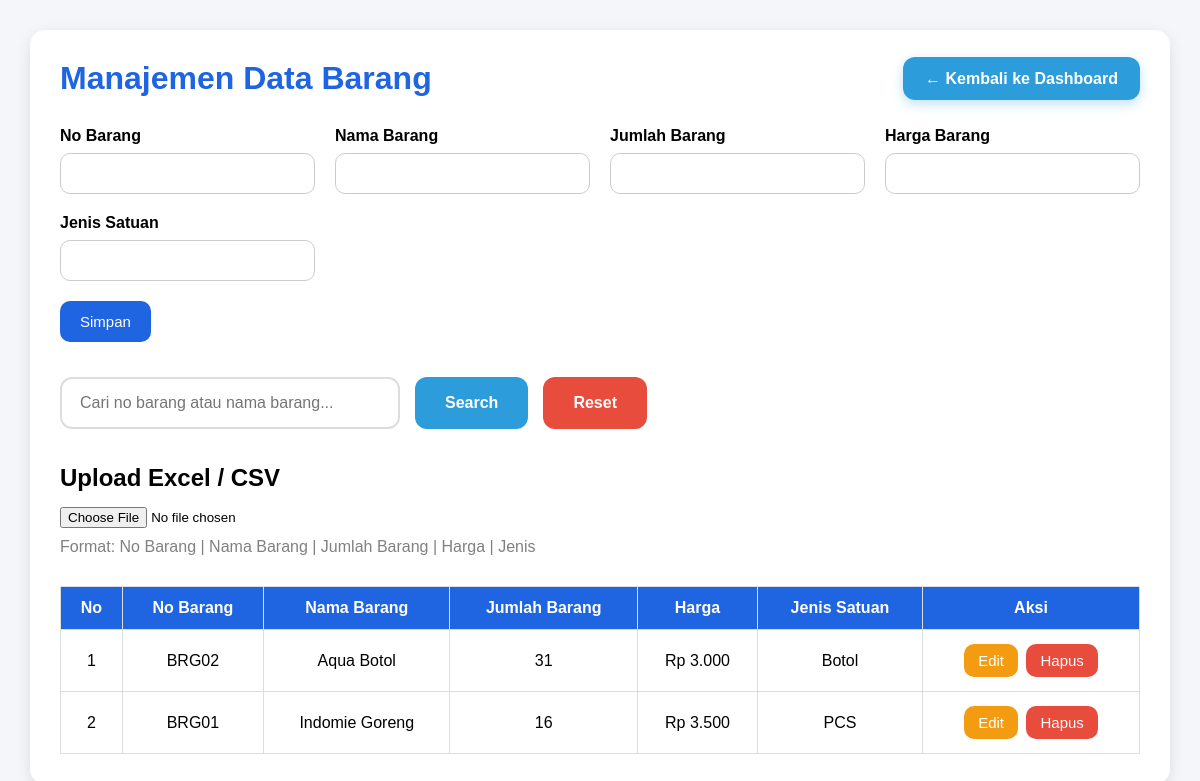
The app's page /data-barang.php with its own data.
### tables this page shows
CREATE TABLE `barang` (
  `id_barang` int(11) NOT NULL AUTO_INCREMENT PRIMARY KEY,
  `no_barang` varchar(50) NOT NULL,
  `nama_barang` varchar(100) NOT NULL,
  `jumlah_barang` int(11) NOT NULL,
  `jenis_barang` varchar(50) NOT NULL,
  `harga` int(11) NOT NULL
);

### data-barang.php (the view, shortened to what this page needs)
<?php
include 'config/koneksi.php';
$edit = null;
$search = $_GET['search'] ?? '';
?>
<!DOCTYPE html>
<html lang="id">
<head>
</head>
<body>
<div class="container">
  <div class="header-top">
    <h1>Manajemen Data Barang</h1>
    <div class="top-action">
      <a href="dashboard.php">← Kembali ke Dashboard</a>
    </div>
  </div>
  <form method="POST">
    <div class="form-grid">
      <div class="form-group">
        <label>No Barang</label>
        <input type="text" name="no_barang" required
        value="<?= $edit ? $edit['no_barang'] : ''; ?>">
      </div>
      <div class="form-group">
        <label>Nama Barang</label>
        <input type="text" name="nama_barang" required
        value="<?= $edit ? $edit['nama_barang'] : ''; ?>">
      </div>
      <div class="form-group">
        <label>Jumlah Barang</label>
        <input type="number" name="jumlah_barang" required
        value="<?= $edit ? $edit['jumlah_barang'] : ''; ?>">
      </div>
      <div class="form-group">
        <label>Harga Barang</label>
        <input type="number" name="harga" required
        value="<?= $edit ? $edit['harga'] : ''; ?>">
      </div>
      <div class="form-group">
        <label>Jenis Satuan</label>
        <input type="text" name="jenis_barang" required
        value="<?= $edit ? $edit['jenis_barang'] : ''; ?>">
      </div>
    </div>
    <?php if($edit){ ?>
      <button type="submit" name="update" class="btn-simpan">Update</button>
      <a href="data-barang.php" class="btn btn-batal">Batal</a>
    <?php }else{ ?>
      <button type="submit" name="simpan" class="btn-simpan">Simpan</button>
    <?php } ?>
  </form>
  <div class="search-box">
  <form method="GET">
    <input
      type="text"
      name="search"
      placeholder="Cari no barang atau nama barang..."
      value="<?= $search; ?>"
    >
    <button type="submit" class="btn-search">
      Search
    </button>
    <a href="data-barang.php" class="btn-reset">
      Reset
    </a>
  </form>
</div>
  <div class="upload-box">
    <h2>Upload Excel / CSV</h2>
    <input
      type="file"
      id="fileBarang"
      accept=".xlsx,.xls,.csv"
    >
    <p style="margin-top:10px;color:gray;">
      Format: No Barang | Nama Barang | Jumlah Barang | Harga | Jenis
    </p>
  </div>
  <table>
    <thead>
      <tr>
        <th>No</th>
        <th>No Barang</th>
        <th>Nama Barang</th>
        <th>Jumlah Barang</th>
        <th>Harga</th>
        <th>Jenis Satuan</th>
        <th>Aksi</th>
      </tr>
    </thead>
    <tbody>
      <?php
      $no = 1;
      $data = mysqli_query($koneksi, "
        SELECT * FROM barang
        WHERE
        no_barang LIKE '%$search%'
        OR nama_barang LIKE '%$search%'
        OR jenis_barang LIKE '%$search%'
        ORDER BY id_barang DESC
      ");
      while($row = mysqli_fetch_assoc($data)){
      ?>
      <tr>
        <td><?= $no++; ?></td>
        <td><?= $row['no_barang']; ?></td>
        <td><?= $row['nama_barang']; ?></td>
        <td><?= $row['jumlah_barang']; ?></td>
        <td>Rp <?= number_format($row['harga'],0,',','.'); ?></td>
        <td><?= $row['jenis_barang']; ?></td>
        <td>
          <a href="data-barang.php?edit=<?= $row['id_barang']; ?>" class="btn btn-edit">
            Edit
          </a>
          <a href="data-barang.php?hapus=<?= $row['id_barang']; ?>"
             class="btn btn-hapus"
             onclick="return confirm('Yakin ingin menghapus data ini?')">
            Hapus
          </a>
        </td>
      </tr>
      <?php } ?>
    </tbody>
  </table>
</div>
</body>
</html>

### data-barang.php (style rules this page uses)
* { margin:0; padding:0; box-sizing:border-box; font-family:Arial, Helvetica, sans-serif; }
body { background:#f4f6f9; padding:30px; }
.container { background:white; padding:30px; border-radius:15px; box-shadow:0 5px 15px rgba(0,0,0,0.1); }
.header-top { display:flex; justify-content:space-between; align-items:center; margin-bottom:30px; }
h1 { color:#1f64e0; }
.top-action a { text-decoration:none; background:#2d9cdb; color:white; padding:13px 22px; border-radius:12px; font-weight:bold; transition:0.3s; box-shadow:0 4px 12px rgba(45,156,219,0.3); }
.form-grid { display:grid; grid-template-columns:repeat(auto-fit,minmax(220px,1fr)); gap:20px; }
.form-group label { display:block; margin-bottom:8px; font-weight:bold; }
.form-group input { width:100%; padding:12px; border:1px solid #ccc; border-radius:10px; }
button, .btn { display:inline-block; text-decoration:none; margin-top:20px; padding:12px 20px; color:white; border:none; border-radius:10px; cursor:pointer; font-size:15px; }
.btn-simpan { background:#1f64e0; }
.btn-edit { background:#f39c12; padding:8px 14px; margin:2px; }
.btn-hapus { background:#e74c3c; padding:8px 14px; margin:2px; }
.search-box { margin:35px 0 25px 0; }
.search-box form { display:flex; align-items:center; gap:15px; flex-wrap:wrap; }
.search-box input { width:340px; height:52px; padding:0 18px; border:2px solid #ddd; border-radius:12px; font-size:16px; outline:none; transition:0.3s; }
.search-box .btn-search { background:#2d9cdb; color:white; border:none; height:52px; padding:0 30px; border-radius:12px; font-size:16px; font-weight:bold; cursor:pointer; display:flex; align-items:center; justify-content:center; margin-top:0 !important; transition:0.3s; }
.search-box .btn-reset { background:#e74c3c; color:white; text-decoration:none; height:52px; padding:0 30px; border-radius:12px; font-size:16px; font-weight:bold; display:flex; align-items:center; justify-content:center; margin-top:0 !important; transition:0.3s; }
.btn-search { background:#2d9cdb; }
.btn-reset { background:#e74c3c; margin-top:20px; }
.upload-box { margin-top:35px; }
.upload-box input { margin-top:15px; }
table { width:100%; border-collapse:collapse; margin-top:30px; }
table th { background:#1f64e0; color:white; padding:12px; border:1px solid #ddd; }
table td { padding:12px; border:1px solid #ddd; text-align:center; }

### records on screen
barang: no_barang "BRG02", nama_barang "Aqua Botol", jumlah_barang "31", harga "3.000", jenis_barang "Botol"
barang: no_barang "BRG01", nama_barang "Indomie Goreng", jumlah_barang "16", harga "3.500", jenis_barang "PCS"
